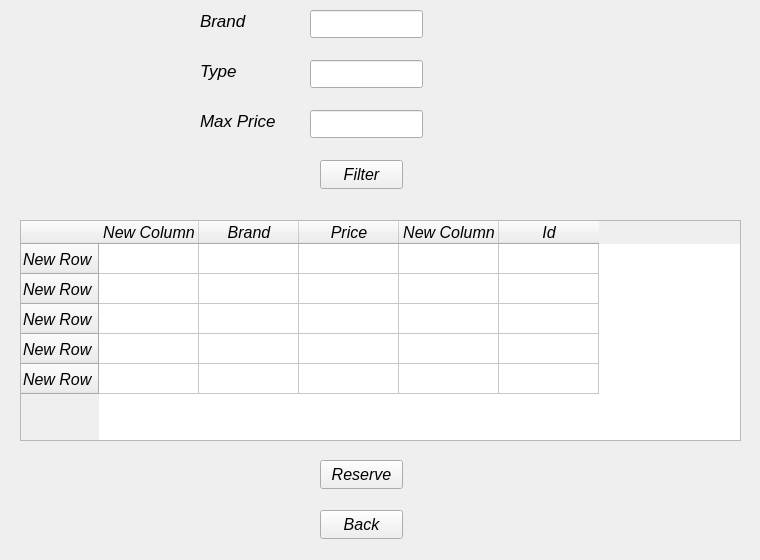
<?xml version="1.0" encoding="UTF-8"?>
<ui version="4.0">
 <class>carListView</class>
 <widget class="QWidget" name="carListView">
  <property name="geometry">
   <rect>
    <x>0</x>
    <y>0</y>
    <width>760</width>
    <height>560</height>
   </rect>
  </property>
  <property name="font">
   <font>
    <pointsize>12</pointsize>
    <italic>true</italic>
   </font>
  </property>
  <property name="windowTitle">
   <string>Form</string>
  </property>
  <widget class="QPushButton" name="reservePushButton">
   <property name="geometry">
    <rect>
     <x>320</x>
     <y>460</y>
     <width>83</width>
     <height>29</height>
    </rect>
   </property>
   <property name="font">
    <font>
     <pointsize>12</pointsize>
     <italic>true</italic>
    </font>
   </property>
   <property name="text">
    <string>Reserve</string>
   </property>
  </widget>
  <widget class="QPushButton" name="backPushButton">
   <property name="geometry">
    <rect>
     <x>320</x>
     <y>510</y>
     <width>83</width>
     <height>29</height>
    </rect>
   </property>
   <property name="font">
    <font>
     <pointsize>12</pointsize>
     <italic>true</italic>
    </font>
   </property>
   <property name="text">
    <string>Back</string>
   </property>
  </widget>
  <widget class="QLineEdit" name="brandLineEdit">
   <property name="geometry">
    <rect>
     <x>310</x>
     <y>10</y>
     <width>113</width>
     <height>28</height>
    </rect>
   </property>
   <property name="font">
    <font>
     <pointsize>13</pointsize>
     <italic>true</italic>
    </font>
   </property>
   <property name="text">
    <string/>
   </property>
  </widget>
  <widget class="QLineEdit" name="typeLineEdit">
   <property name="geometry">
    <rect>
     <x>310</x>
     <y>60</y>
     <width>113</width>
     <height>28</height>
    </rect>
   </property>
   <property name="font">
    <font>
     <pointsize>13</pointsize>
     <italic>true</italic>
    </font>
   </property>
   <property name="text">
    <string/>
   </property>
  </widget>
  <widget class="QLineEdit" name="maxPriceLineEdit">
   <property name="geometry">
    <rect>
     <x>310</x>
     <y>110</y>
     <width>113</width>
     <height>28</height>
    </rect>
   </property>
   <property name="font">
    <font>
     <pointsize>13</pointsize>
     <italic>true</italic>
    </font>
   </property>
   <property name="text">
    <string/>
   </property>
  </widget>
  <widget class="QPushButton" name="filterPushButton">
   <property name="geometry">
    <rect>
     <x>320</x>
     <y>160</y>
     <width>83</width>
     <height>29</height>
    </rect>
   </property>
   <property name="font">
    <font>
     <pointsize>12</pointsize>
     <italic>true</italic>
    </font>
   </property>
   <property name="text">
    <string>Filter</string>
   </property>
  </widget>
  <widget class="QLabel" name="brandLabel">
   <property name="geometry">
    <rect>
     <x>200</x>
     <y>10</y>
     <width>81</width>
     <height>21</height>
    </rect>
   </property>
   <property name="font">
    <font>
     <pointsize>13</pointsize>
     <italic>true</italic>
    </font>
   </property>
   <property name="text">
    <string>Brand</string>
   </property>
  </widget>
  <widget class="QLabel" name="typeLabel">
   <property name="geometry">
    <rect>
     <x>200</x>
     <y>50</y>
     <width>51</width>
     <height>41</height>
    </rect>
   </property>
   <property name="font">
    <font>
     <pointsize>13</pointsize>
     <italic>true</italic>
    </font>
   </property>
   <property name="text">
    <string>Type</string>
   </property>
  </widget>
  <widget class="QLabel" name="maxPriceLabel">
   <property name="geometry">
    <rect>
     <x>200</x>
     <y>110</y>
     <width>101</width>
     <height>21</height>
    </rect>
   </property>
   <property name="font">
    <font>
     <pointsize>13</pointsize>
     <italic>true</italic>
     <bold>false</bold>
     <underline>false</underline>
     <strikeout>false</strikeout>
     <kerning>true</kerning>
    </font>
   </property>
   <property name="text">
    <string>Max Price</string>
   </property>
  </widget>
  <widget class="QTableWidget" name="CarTableWidget">
   <property name="geometry">
    <rect>
     <x>20</x>
     <y>220</y>
     <width>721</width>
     <height>221</height>
    </rect>
   </property>
   <property name="maximumSize">
    <size>
     <width>721</width>
     <height>221</height>
    </size>
   </property>
   <row>
    <property name="text">
     <string>New Row</string>
    </property>
   </row>
   <row>
    <property name="text">
     <string>New Row</string>
    </property>
   </row>
   <row>
    <property name="text">
     <string>New Row</string>
    </property>
   </row>
   <row>
    <property name="text">
     <string>New Row</string>
    </property>
   </row>
   <row>
    <property name="text">
     <string>New Row</string>
    </property>
   </row>
   <column>
    <property name="text">
     <string>New Column</string>
    </property>
   </column>
   <column>
    <property name="text">
     <string>Brand</string>
    </property>
   </column>
   <column>
    <property name="text">
     <string>Price</string>
    </property>
   </column>
   <column>
    <property name="text">
     <string>New Column</string>
    </property>
   </column>
   <column>
    <property name="text">
     <string>Id</string>
    </property>
   </column>
  </widget>
 </widget>
 <resources/>
 <connections/>
</ui>
